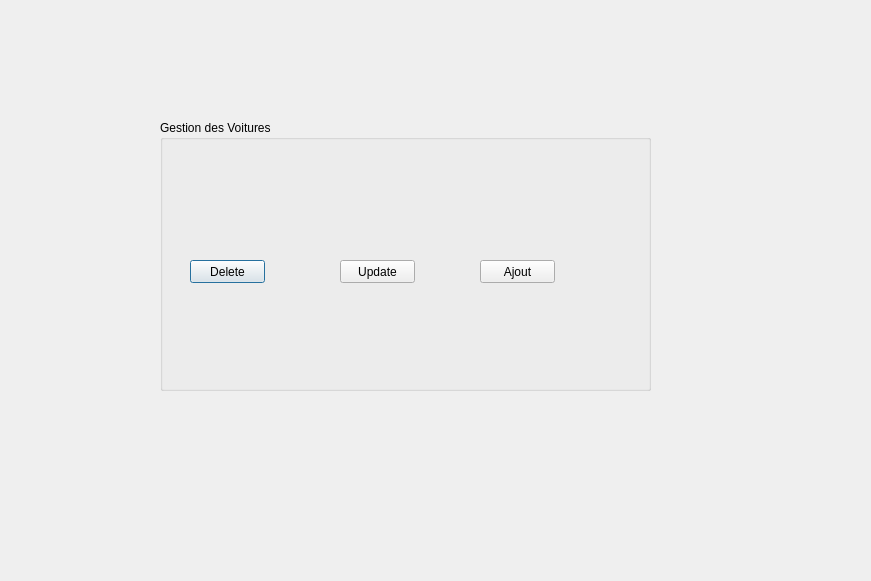
<?xml version="1.0" encoding="UTF-8"?>
<ui version="4.0">
 <class>Dialog</class>
 <widget class="QDialog" name="Dialog">
  <property name="geometry">
   <rect>
    <x>0</x>
    <y>0</y>
    <width>871</width>
    <height>581</height>
   </rect>
  </property>
  <property name="windowTitle">
   <string>Dialog</string>
  </property>
  <widget class="QGroupBox" name="afficherButton">
   <property name="geometry">
    <rect>
     <x>160</x>
     <y>120</y>
     <width>491</width>
     <height>271</height>
    </rect>
   </property>
   <property name="mouseTracking">
    <bool>false</bool>
   </property>
   <property name="title">
    <string>Gestion des Voitures</string>
   </property>
   <widget class="QPushButton" name="pushButton_2">
    <property name="geometry">
     <rect>
      <x>30</x>
      <y>140</y>
      <width>75</width>
      <height>23</height>
     </rect>
    </property>
    <property name="text">
     <string>Delete</string>
    </property>
   </widget>
   <widget class="QPushButton" name="pushButton">
    <property name="geometry">
     <rect>
      <x>320</x>
      <y>140</y>
      <width>75</width>
      <height>23</height>
     </rect>
    </property>
    <property name="text">
     <string>Ajout</string>
    </property>
   </widget>
   <widget class="QPushButton" name="pushButton_3">
    <property name="geometry">
     <rect>
      <x>180</x>
      <y>140</y>
      <width>75</width>
      <height>23</height>
     </rect>
    </property>
    <property name="text">
     <string>Update</string>
    </property>
   </widget>
  </widget>
 </widget>
 <resources/>
 <connections/>
</ui>
